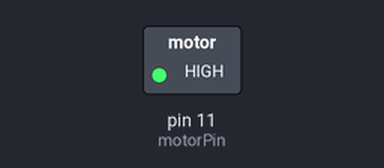
Recording of a sketch running on a simulated Arduino Uno, built with avr-gcc and run on an emulated ATmega328P. On the bench: switched loads named in the sketch (green lamp = pin HIGH).

Above: at 0.1 s.
Timing chart, 0 to 1.6 s (numbered marks = the images above):
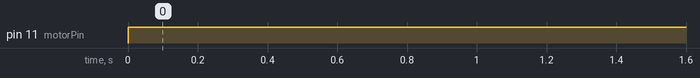

The sketch:

fan_testing.ino
```cpp
#define motorPin 11
void setup() {
    pinMode(motorPin,OUTPUT);

}
void loop() {
  digitalWrite(motorPin,HIGH);

}
```

Measured:
- by itself, pin 11 (motorPin): LOW → HIGH at 0.00 s
